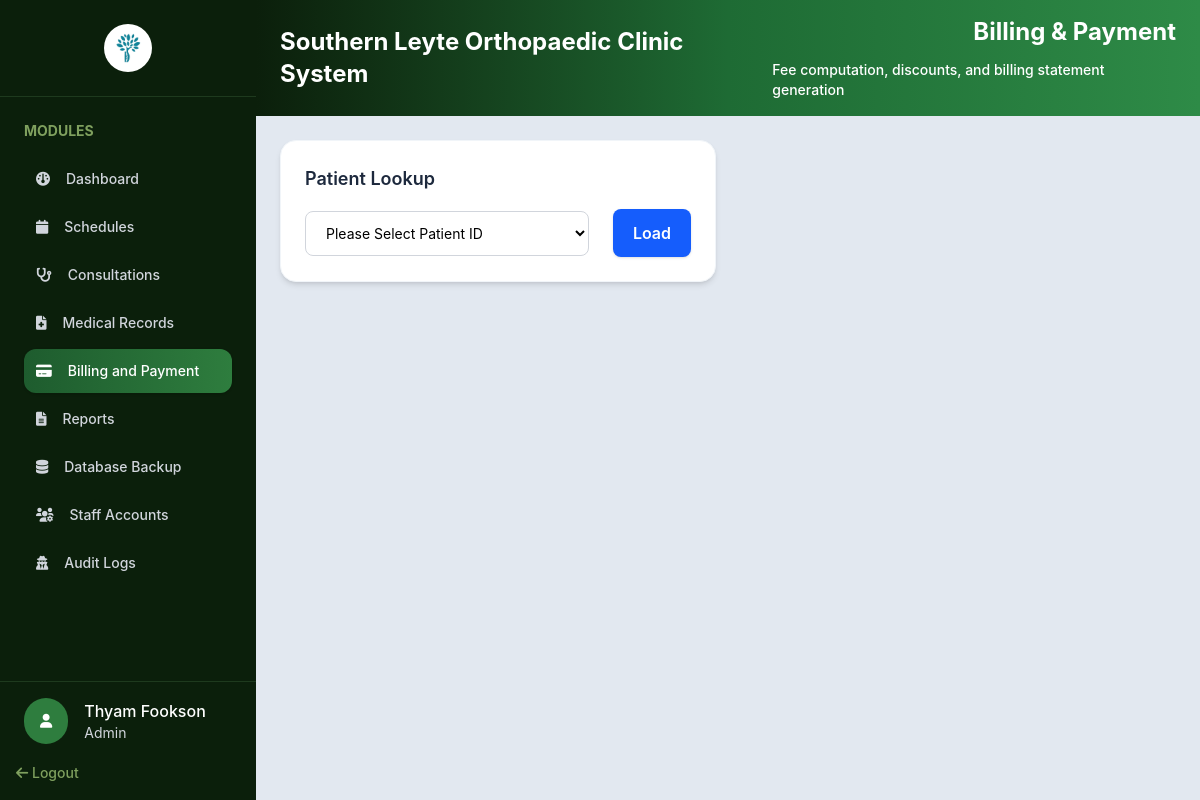
/admin/billing-payment.php (signed in), run on the app's committed database.
### tables this page shows
CREATE TABLE `users` (
  `UserID` int UNSIGNED NOT NULL,
  `Username` varchar(50) NOT NULL,
  `PasswordHash` varchar(255) NOT NULL,
  `FirstName` varchar(100) NOT NULL,
  `MiddleName` varchar(255) DEFAULT NULL,
  `LastName` varchar(100) NOT NULL,
  `Role` enum('Admin','Doctor','Staff') NOT NULL DEFAULT 'Staff',
  `IsDoctor` tinyint(1) NOT NULL DEFAULT '0',
  `Email` varchar(150) DEFAULT NULL,
  `Phone` varchar(30) DEFAULT NULL,
  `Status` enum('Active','Inactive') NOT NULL DEFAULT 'Active',
  `CreatedAt` timestamp NOT NULL DEFAULT CURRENT_TIMESTAMP
);

### includes/auth.php (called while the page is built, shortened)
<?php
class SessionManager
{
    public static function isLoggedIn(): bool
    {
        return isset($_SESSION['user_id']) || isset($_SESSION['userId']) || isset($_SESSION['user']);
    }
    public static function getCurrentRole(): ?string
    {
        return $_SESSION['access_type']
            ?? $_SESSION['user']['Role']
            ?? $_SESSION['Role']
            ?? null;
    }
    public static function getUser(PDO $pdo): ?array
    {
        $userId = $_SESSION['user_id'] ?? $_SESSION['userId'] ?? $_SESSION['user']['UserID'] ?? null;
        $statement = $pdo->prepare(
            'SELECT UserID AS user_id, Username AS username, FirstName AS first_name,
                    LastName AS last_name, Email AS email, Phone AS phone,
                    Role AS role, IsDoctor AS is_doctor, Status AS status, CreatedAt AS created_at
             FROM users WHERE UserID = ?'
        );
        $statement->execute([$userId]);
        return $statement->fetch(PDO::FETCH_ASSOC) ?: null;
    }
}

### admin/billing-payment.php (the view, shortened to what this page needs)
<?php
require_once __DIR__ . '/../config/config.php';
require_once __DIR__ . '/../includes/auth.php';
$admin = SessionManager::getUser($pdo);
?>
<!DOCTYPE html>
<html lang="en">
<head>
    <link rel="stylesheet" href="../assets/css/output.css">
    <link rel="stylesheet" href="../assets/css/global.css">
    <link rel="stylesheet" href="https://cdnjs.cloudflare.com/ajax/libs/font-awesome/6.0.0-beta3/css/all.min.css">
</head>
<body class="h-screen flex bg-slate-200 overflow-hidden">
    <?php include_once '../includes/sidebar.php'; ?>
    <section class="flex-1 min-h-0 flex flex-col overflow-hidden">
        <div
            class="flex items-center justify-between bg-gradient-to-r from-[#0b1f0b] via-[#1e6b34] to-[#2e8b47] px-6 py-4">
            <h1 class="text-2xl font-bold text-white">Southern Leyte Orthopaedic Clinic System</h1>
            <div class="flex flex-col gap-3 items-end">
                <h1 class="text-2xl font-bold text-white">Billing & Payment</h1>
                <h3 class="text-sm font-medium text-white">Fee computation, discounts, and billing statement generation</h3>
            </div>
        </div>
        <div class="grid grid-cols-12 gap-6 min-h-0 overflow-auto p-6 space-y-4">
            <div class="col-span-6">
                <div class="bg-white rounded-2xl p-6 shadow-md border border-slate-100">
                    <label for="patient-lookup" class="block text-lg font-semibold text-slate-800">Patient
                        Lookup</label>
                    <div class="mt-4 flex items-center gap-4">
                        <select
                            class="w-full border border-gray-300 bg-white rounded-lg px-4 py-3 text-sm focus:outline-none focus:ring-2 focus:ring-blue-500"
                            name="patient_id" id="patient-lookup" required>
                            <option value="" aria-readonly="true">Please Select Patient ID</option>
                        </select>
                        <button id="load-btn" type="button"
                            class="ml-2 inline-flex items-center justify-center bg-blue-600 hover:bg-blue-700 text-white font-semibold px-5 py-3 rounded-lg shadow-sm">Load</button>
                    </div>
                </div>
            </div>
            <div class="col-span-6">
            </div>
        </div>
    </section>
</body>
</html>

### includes/sidebar.php (shortened to what this page needs)
<?php
$currentRole = strtolower((string) (SessionManager::getCurrentRole() ?? 'staff'));
$currentFile = basename($_SERVER['PHP_SELF']);
?>
<div class="w-64 shrink-0 bg-[#0b1f0b] flex flex-col h-full">
    <div class="w-full border-b p-6 border-[#1e3a1e] flex items-center justify-center gap-4">
        <img src="../assets/img/icon-logo.ico" alt="SLOC Logo" class="w-12 h-12 object-contain rounded-full">
    </div>
    <div class="custom-scrollbar w-full p-6 overflow-y-auto flex-1 min-h-0">
        <h2 class="text-[#7fa05e] font-bold text-sm mb-4">MODULES</h2>
        <?php foreach ($navItems as $item): ?>
            <?php if (in_array($currentRole, $item['roles'], true)): ?>
                <?php $isActive = $currentFile === $item['file']; ?>
                <div
                    class="flex items-center p-3 rounded-xl gap-4 mb-1 <?= $isActive ? 'bg-gradient-to-r from-[#1e5c2e] to-[#2e7d3e] shadow-sm' : '' ?>">
                    <i
                        class="text-sm fa-solid <?= htmlspecialchars($item['icon']) ?> <?= $isActive ? 'text-white' : 'text-gray-300' ?>"></i>
                    <a href="<?= htmlspecialchars($item['href']) ?>"
                        class="text-sm font-medium <?= $isActive ? 'text-white' : 'text-gray-300 hover:text-white' ?>">
                        <?= htmlspecialchars($item['label']) ?>
                    </a>
                </div>
            <?php endif; ?>
        <?php endforeach; ?>
    </div>
    <div class="mt-auto">
        <div class="w-full border-t pt-4 pl-6 border-[#1e3a1e] flex items-center gap-4">
            <i class="text-sm fa-solid fa-user text-white p-4 bg-[#2e7d3e] rounded-full"></i>
            <div>
                <?php if ($admin): ?>
                    <h1 class="text-white text-md font-medium">
                        <?= htmlspecialchars($admin['first_name']) ?>     <?= htmlspecialchars($admin['last_name']) ?>
                    </h1>
                    <h3 class="text-gray-300 text-sm"><?= htmlspecialchars($admin['role']) ?></h3>
                <?php endif; ?>
            </div>
        </div>
        <div class="w-full p-4">
            <a href="../logout.php" class="text-[#7fa05e] hover:text-red-400 font-medium text-sm">
                <i class="fa-solid fa-arrow-left"></i> Logout
            </a>
        </div>
    </div>
</div>

### data on the page
users: FirstName "Thyam", LastName "Fookson", Role "Admin"

### other printed values
$item['label'] "Dashboard"
$item['label'] "Schedules"
$item['label'] "Consultations"
$item['label'] "Medical Records"
$item['label'] "Billing and Payment"
$item['label'] "Reports"
$item['label'] "Database Backup"
$item['label'] "Staff Accounts"
$item['label'] "Audit Logs"
